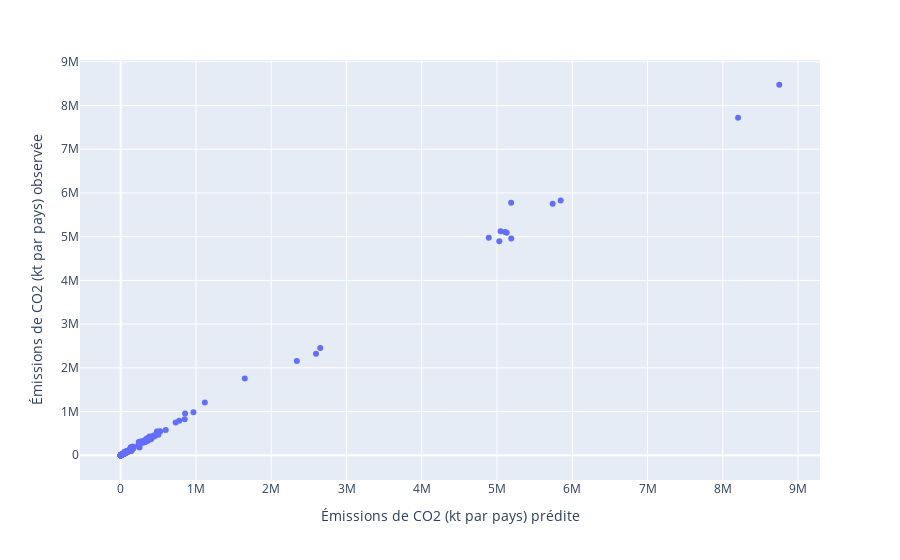

Source (notebook cell):
### Code cell
import plotly.express as px

fig=px.scatter(x=np.exp(prev),y=y_test,labels={'x': 'Émissions de CO2 (kt par pays) prédite' , 'y': 'Émissions de CO2 (kt par pays) observée'})

fig.show()

### Figure 1 — Plotly figure (JSON) as saved in the notebook; plotly's stock layout.template omitted (floating-point values rounded to 4 significant figures; data arrays with more than 128 entries replaced by an {"elided": "..."} marker saying what was removed)
{"data": [{"hovertemplate": "Émissions de CO2 (kt par pays) prédite=%{x}<br>Émissions de CO2 (kt par pays) observée=%{y}<extra></extra>", "legendgroup": "", "marker": {"color": "#636efa", "symbol": "circle"}, "mode": "markers", "name": "", "orientation": "v", "showlegend": false, "type": "scatter", "x": {"elided": "554 float values"}, "xaxis": "x", "y": {"elided": "554 float values"}, "yaxis": "y"}], "layout": {"legend": {"tracegroupgap": 0}, "margin": {"t": 60}, "xaxis": {"anchor": "y", "domain": [0, 1], "title": {"text": "Émissions de CO2 (kt par pays) prédite"}}, "yaxis": {"anchor": "x", "domain": [0, 1], "title": {"text": "Émissions de CO2 (kt par pays) observée"}}}}
